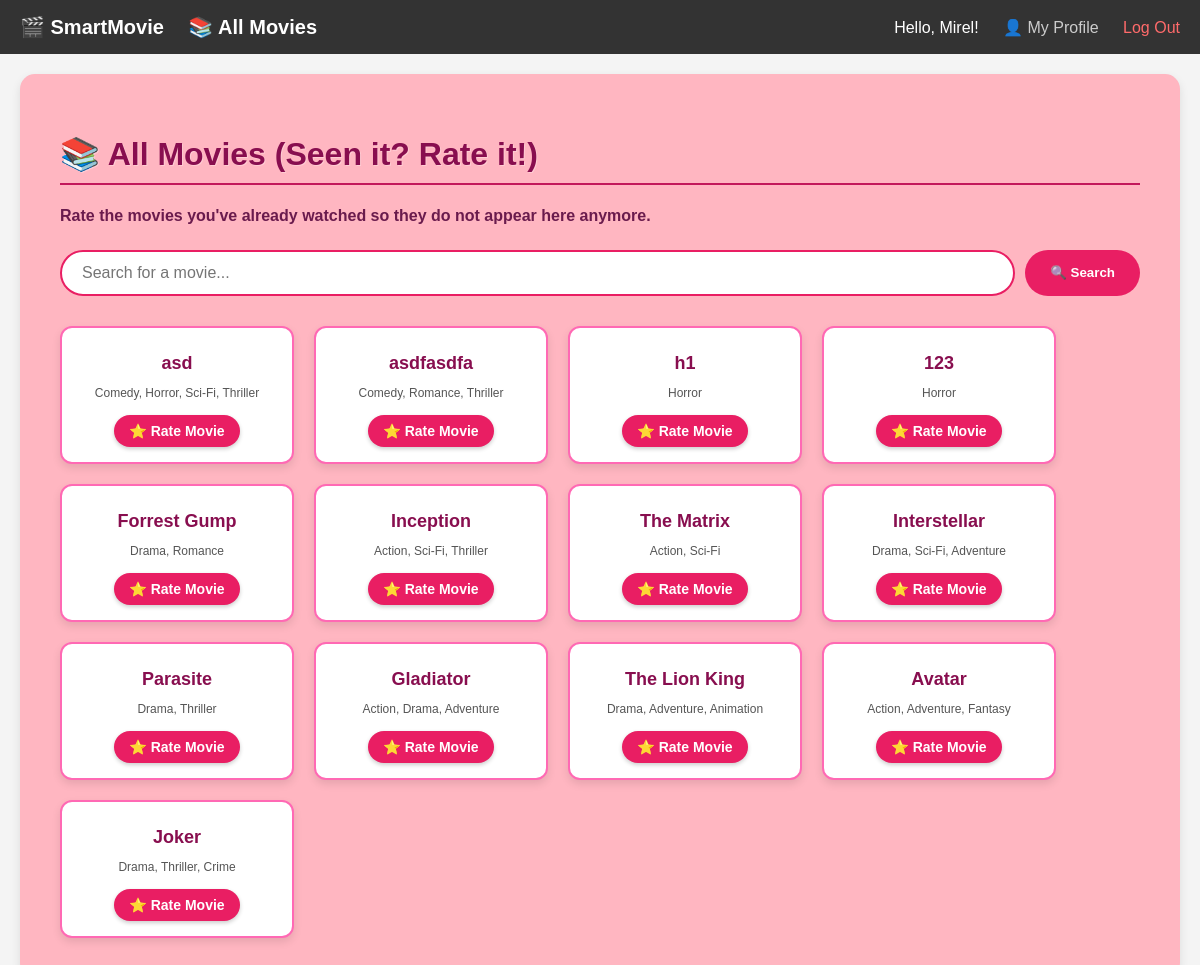
The page /all-movies/ (signed in) on the database its author committed.
### helloapp/models.py (models this page shows, shortened)
class Movie(models.Model):
    name = models.CharField(max_length=200)
    releaseDate = models.DateField()
    genres = models.ManyToManyField(Genre)
    duration_minutes = models.IntegerField(default=0)
    director = models.CharField(max_length=200)
    studio = models.CharField(max_length=200)

class Genre(models.Model):
    name = models.CharField(max_length=200)

### helloapp/views.py (the view)
# urls.py: path('all-movies/', views.movie_library, name='movie_library'),
@login_required
def movie_library(request):
    all_movies = Movie.objects.exclude(review__user=request.user)
    query = request.GET.get('search')
    if query:
        all_movies = all_movies.filter(name__icontains=query)
    engine = RecommendationEngine()
    profile = request.user.profile
    safe_movies = []
    for movie in all_movies:
        errors = engine.check_movie(request.user, movie, profile)
        if not errors:
            safe_movies.append(movie)
    return render(request, "mainpage/movie_library.html", {
        'movies': safe_movies,
        'search_query': query
    })

### helloapp/patterns.py (called while the page is built)
    def visit(self, user, movie, profile):
        today = date.today()
        age = today.year - profile.birthdate.year - (
                    (today.month, today.day) < (profile.birthdate.month, profile.birthdate.day))
        genres = [g.name for g in movie.genres.all()]
        is_horror = "Horror" in genres or "Thriller" in genres
        if is_horror and age < 18:
            return f"Blocked: Age Safety Violation! (User is {age}, needs 18 for Horror)"
        return "Safe"

    def visit(self, user, movie, profile):
        already_watched = Review.objects.filter(user=user, movie=movie).exists()
        if already_watched:
            return f"Blocked: Watched Movie Violation! (You have already seen '{movie.name}')"
        return "Safe"

    def check_movie(self, user, movie, profile):
        errors = []
        for visitor in self.visitors:
            result = visitor.visit(user, movie, profile)
            if "Blocked" in result:
                errors.append(result)
        return errors

### helloapp/templates/mainpage/movie_library.html (shortened to what this page needs)
{% extends 'mainpage/base.html' %}
{% block content %}
<div style="background-color: #FFB6C1; padding: 40px; border-radius: 15px; box-shadow: 0 4px 10px rgba(0,0,0,0.1); max-width: 1200px; margin: 0 auto;">
    <h1 style="color: #880e4f; border-bottom: 2px solid #c2185b; padding-bottom: 10px; text-shadow: 1px 1px 0px rgba(255,255,255,0.3);">
        📚 All Movies (Seen it? Rate it!)
    </h1>
    <p style="color: #6a1b4d; font-weight: bold;">Rate the movies you've already watched so they do not appear here anymore.</p>
    <form method="GET" action="{% url 'movie_library' %}" style="margin: 25px 0; display: flex; gap: 10px;">
        <input type="text" name="search" placeholder="Search for a movie..." value="{{ search_query|default:'' }}"
               style="flex: 1; padding: 12px 20px; border-radius: 50px; border: 2px solid #e91e63; outline: none; font-size: 16px;">
        <button type="submit" style="background-color: #e91e63; color: white; border: none; padding: 10px 25px; border-radius: 50px; cursor: pointer; font-weight: bold;">🔍 Search</button>
    </form>
    <div style="display: flex; flex-wrap: wrap; gap: 20px; margin-top: 30px;">
        {% for movie in movies %}
        <div style="background: white; width: 200px; padding: 15px; border-radius: 12px; box-shadow: 0 4px 8px rgba(0,0,0,0.1); text-align: center; border: 2px solid #ff69b4;">
            <a href="{% url 'movie_detail' movie.id %}" style="text-decoration: none;">
                <h3 style="margin: 10px 0; color: #880e4f; font-size: 18px; hover: underline;">{{ movie.name }}</h3>
            </a>
            <p style="color: #555; font-size: 12px; margin-bottom: 15px;">
                {% for genre in movie.genres.all %}
                    {{ genre.name }}{% if not forloop.last %}, {% endif %}
                {% endfor %}
            </p>
            <a href="{% url 'add_review' movie.id %}"
               style="display: inline-block; background-color: #e91e63; color: white; padding: 8px 15px; text-decoration: none; border-radius: 50px; font-weight: bold; font-size: 14px; box-shadow: 0 2px 4px rgba(0,0,0,0.2);">
               ⭐ Rate Movie
            </a>
        </div>
        {% empty %}
        <p style="color: #880e4f; font-weight: bold;">No movies found matching your search.</p>
        {% endfor %}
    </div>
</div>
{% endblock %}

### helloapp/templates/mainpage/base.html (shortened to what this page needs)
<!DOCTYPE html>
<html lang="en">
<head>
</head>
<body>
    <div class="navbar">
    <div class="nav-left">
        <a href="{% url 'main' %}">🎬 SmartMovie</a>
        <a href="{% url 'movie_library' %}" style="margin-left: 20px; text-decoration: none; color: white;">
            📚 All Movies
        </a>
    </div>
    <div class="nav-right">
        <span>Hello, {{ user.username }}!</span>
        <a href="{% url 'user_profile' %}">👤 My Profile</a>
        <a href="{% url 'logout' %}" style="color: #ff6b6b;">Log Out</a>
    </div>
</div>
    <div class="content">
        {% block content %}
        {% endblock %}
    </div>
</body>
</html>

### helloapp/templates/mainpage/base.html (style rules this page uses)
body { margin: 0; font-family: sans-serif; background-color: #f4f4f4; }
.navbar { background-color: #333; overflow: hidden; padding: 15px 20px; display: flex; justify-content: space-between; align-items: center; color: white; }
.nav-left a { color: white; text-decoration: none; font-size: 20px; font-weight: bold; }
.nav-right a { color: #ccc; text-decoration: none; margin-left: 20px; font-size: 16px; }
.content { padding: 20px; }

### rows shown on the page
Movie: name "asd"
Genre: name "Comedy"
Genre: name "Horror"
Genre: name "Sci-Fi"
Genre: name "Thriller"
Movie: name "asdfasdfa"
Genre: name "Romance"
Movie: name "h1"
Movie: name "123"
Movie: name "Forrest Gump"
Genre: name "Drama"
Movie: name "Inception"
Genre: name "Action"
Movie: name "The Matrix"
Movie: name "Interstellar"
Genre: name "Adventure"
Movie: name "Parasite"
Movie: name "Gladiator"
Movie: name "The Lion King"
Genre: name "Animation"
Movie: name "Avatar"
Genre: name "Fantasy"
Movie: name "Joker"
Genre: name "Crime"

### other values the page prints
{{ user.username }} "Mirel"
